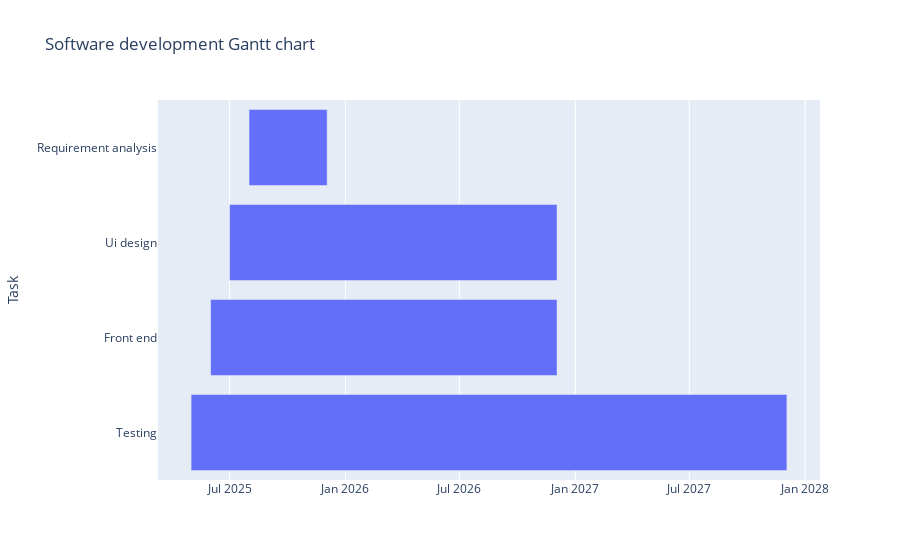

Here is the notebook cell this chart was saved with:
### Code cell
#Q1 (c) What is a Gantt chart, and how is it useful in project management?

import plotly.express as px
import pandas as pd
df = pd.DataFrame([
    dict(Task="Requirement analysis", Start='2025-08-01',Finish='2025-12-03'),
    dict(Task="Ui design", Start='2025-07-01',Finish='2026-12-03'),
    dict(Task="Front end", Start='2025-06-01',Finish='2026-12-03'),
    dict(Task="Testing", Start='2025-05-01',Finish='2027-12-03'),
    ])
fig=px.timeline(df,x_start="Start", x_end="Finish", y="Task",title="Software development Gantt chart")
fig.update_yaxes(categoryorder="total descending")
fig.show()

### Figure 1 — Plotly figure (JSON) as saved in the notebook; plotly's stock layout.template omitted (floating-point values rounded to 4 significant figures)
{"data": [{"alignmentgroup": "True", "base": ["2025-08-01", "2025-07-01", "2025-06-01", "2025-05-01"], "hovertemplate": "Start=%{base}<br>Finish=%{x}<br>Task=%{y}<extra></extra>", "legendgroup": "", "marker": {"color": "#636efa", "pattern": {"shape": ""}}, "name": "", "offsetgroup": "", "orientation": "h", "showlegend": false, "textposition": "auto", "type": "bar", "x": [10713600000, 44928000000, 47520000000, 81734400000], "xaxis": "x", "y": ["Requirement analysis", "Ui design", "Front end", "Testing"], "yaxis": "y"}], "layout": {"barmode": "overlay", "legend": {"tracegroupgap": 0}, "title": {"text": "Software development Gantt chart"}, "xaxis": {"anchor": "y", "domain": [0, 1], "type": "date"}, "yaxis": {"anchor": "x", "categoryorder": "total descending", "domain": [0, 1], "title": {"text": "Task"}}}}
